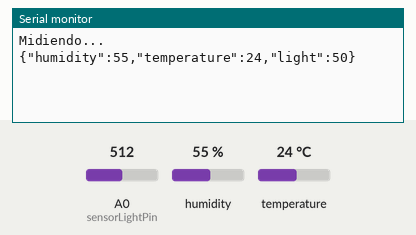
Recording of a sketch running on a simulated Arduino Uno, built with avr-gcc and run on an emulated ATmega328P. Parts: the last lines printed to the serial monitor. Inputs (shaded band) come from the test bench; at power-on: humidity 55 %, A0 (sensorLightPin) = 512, temperature 24 °C.

Above: at 18.0 s.
18.1 s: humidity set to 22 %
At 21.0 s:
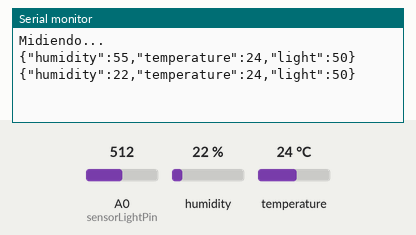
33.1 s: A0 (sensorLightPin) set to 716
At 41.4 s:
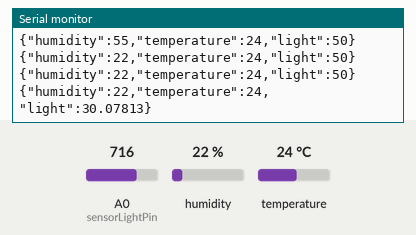
48.1 s: temperature set to 12 °C
At 50.7 s:
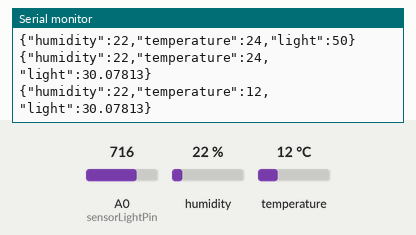
63.1 s: A0 (sensorLightPin) set to 900
At 71.7 s:
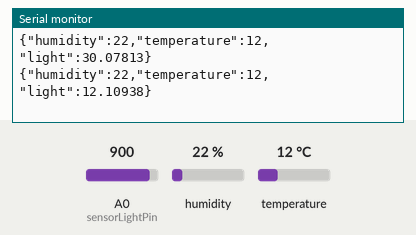
Timing chart, 0 to 73.2 s (numbered marks = the images above; inputs shaded):
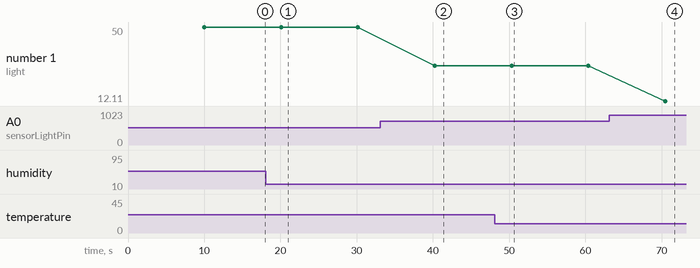

The sketch:

parteArduino.ino
```cpp
// Capturar data y enviar a esp

// Capturar info desde los sensores y enviarla como un json al esp por serial

#include "DHT.h"
#include <ArduinoJson.h> //V5
#include <SoftwareSerial.h>

#define DHTTYPE DHT11
const int DHTPin = 7;

int sensorLightPin = A0;    // pin analogico del sensor de luz
int sensorValue = 0;  // valor inicial

DHT dht(DHTPin, DHTTYPE);
SoftwareSerial mySerial(2,3);

void setup() {
    Serial.begin(9600);
    Serial.println("Midiendo...");

    dht.begin();
    mySerial.begin(9600);
}

void loop() {
    delay(10000);

    //Crear objeto json
    StaticJsonBuffer<200> jsonBuffer;
    JsonObject& data = jsonBuffer.createObject();

    //Lectura de los sensores

    data["humidity"] = dht.readHumidity();
    data["temperature"] = dht.readTemperature();

    float lightLevel = analogRead(sensorLightPin);
    data["light"] =  -(lightLevel - 1024) / 10.24;


    //Imprimir la data obtenida como json

    char testJson[200];
    data.printTo(testJson);

    Serial.println(testJson);

    //Enviar los datos al ESP
    mySerial.write(testJson);

}
```

Measured:
- after the input at 18.1 s, the serial monitor: prints a new line after 2.0 s (image 1)
- after the input at 33.1 s, the serial monitor: prints a new line after 7.1 s (image 2)
- after the input at 48.1 s, the serial monitor: prints a new line after 2.2 s (image 3)
- after the input at 63.1 s, the serial monitor: prints a new line after 7.4 s (image 4)
- plotted number 1: 50 → 30.08 after the input at 33.1 s, 30.08 → 12.11 after the input at 63.1 s
